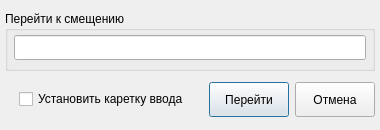
<?xml version="1.0" encoding="UTF-8"?>
<ui version="4.0">
 <class>GotoDialog</class>
 <widget class="QDialog" name="GotoDialog">
  <property name="geometry">
   <rect>
    <x>0</x>
    <y>0</y>
    <width>380</width>
    <height>130</height>
   </rect>
  </property>
  <property name="minimumSize">
   <size>
    <width>380</width>
    <height>130</height>
   </size>
  </property>
  <property name="maximumSize">
   <size>
    <width>380</width>
    <height>130</height>
   </size>
  </property>
  <property name="windowTitle">
   <string>Перейти к...</string>
  </property>
  <layout class="QVBoxLayout" name="verticalLayout" stretch="0,2">
   <property name="spacing">
    <number>3</number>
   </property>
   <property name="leftMargin">
    <number>5</number>
   </property>
   <property name="topMargin">
    <number>3</number>
   </property>
   <property name="rightMargin">
    <number>5</number>
   </property>
   <property name="bottomMargin">
    <number>3</number>
   </property>
   <item>
    <widget class="QGroupBox" name="groupBox">
     <property name="minimumSize">
      <size>
       <width>0</width>
       <height>60</height>
      </size>
     </property>
     <property name="maximumSize">
      <size>
       <width>16777215</width>
       <height>60</height>
      </size>
     </property>
     <property name="title">
      <string>Перейти к смещению</string>
     </property>
     <layout class="QVBoxLayout" name="verticalLayout_2">
      <property name="spacing">
       <number>2</number>
      </property>
      <property name="leftMargin">
       <number>6</number>
      </property>
      <property name="topMargin">
       <number>2</number>
      </property>
      <property name="rightMargin">
       <number>6</number>
      </property>
      <property name="bottomMargin">
       <number>6</number>
      </property>
      <item>
       <widget class="QLineEdit" name="offsetLineEdit">
        <property name="minimumSize">
         <size>
          <width>0</width>
          <height>25</height>
         </size>
        </property>
        <property name="maximumSize">
         <size>
          <width>16777215</width>
          <height>25</height>
         </size>
        </property>
       </widget>
      </item>
     </layout>
    </widget>
   </item>
   <item>
    <layout class="QHBoxLayout" name="horizontalLayout">
     <item>
      <spacer name="horizontalSpacer_2">
       <property name="orientation">
        <enum>Qt::Orientation::Horizontal</enum>
       </property>
       <property name="sizeHint" stdset="0">
        <size>
         <width>40</width>
         <height>20</height>
        </size>
       </property>
      </spacer>
     </item>
     <item>
      <widget class="QCheckBox" name="setCaretCheckBox">
       <property name="text">
        <string>Установить каретку ввода</string>
       </property>
      </widget>
     </item>
     <item>
      <spacer name="horizontalSpacer">
       <property name="orientation">
        <enum>Qt::Orientation::Horizontal</enum>
       </property>
       <property name="sizeHint" stdset="0">
        <size>
         <width>40</width>
         <height>20</height>
        </size>
       </property>
      </spacer>
     </item>
     <item>
      <widget class="QPushButton" name="goBtn">
       <property name="minimumSize">
        <size>
         <width>0</width>
         <height>35</height>
        </size>
       </property>
       <property name="text">
        <string>Перейти</string>
       </property>
      </widget>
     </item>
     <item>
      <widget class="QPushButton" name="cancelBtn">
       <property name="minimumSize">
        <size>
         <width>0</width>
         <height>35</height>
        </size>
       </property>
       <property name="text">
        <string>Отмена</string>
       </property>
      </widget>
     </item>
    </layout>
   </item>
  </layout>
 </widget>
 <layoutdefault spacing="6" margin="11"/>
 <resources/>
 <connections/>
</ui>
